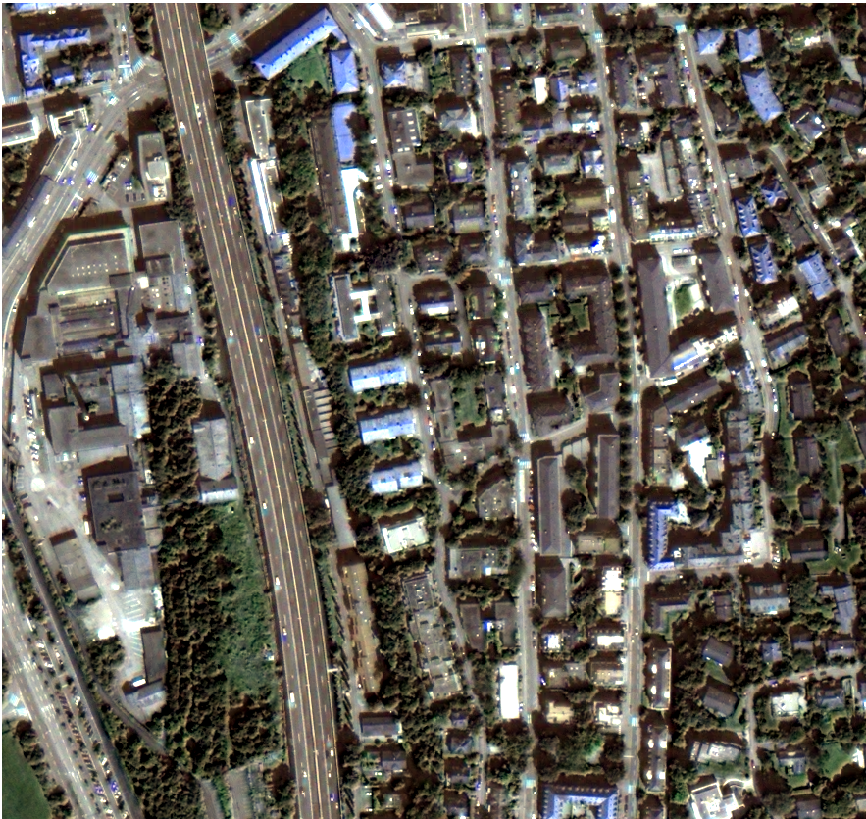
#> input picture Input_Image/Input_image_01.png, 866 x 819 px; its folder holds only this picture in this run
$ python -i predefined.py   (imports and definitions only)
#> lines starting #> are read from the running program, lines starting #| are printed output that depends on the picture
from pynq import Overlay, allocate
from PIL import Image
import numpy as np
import matplotlib.pyplot as plt

# [1 line that did not run here, left out]

# [1 line that did not run here, left out]
# [1 line that did not run here, left out]
# [1 line that did not run here, left out]
# [1 line that did not run here, left out]

# [1 line that did not run here, left out]

WIDTH = 256
HEIGHT = 256
SIZE = WIDTH * HEIGHT

# [4 lines that did not run here, left out]

# [4 lines that did not run here, left out]

# [1 line not run here, left out]

input_img = None


def input_image(filename):

#> called with filename = '../Input_Image/Input_image_01.png'
    global input_img

    input_img = Image.open(filename).convert("RGB")
    input_img = input_img.resize((WIDTH, HEIGHT))
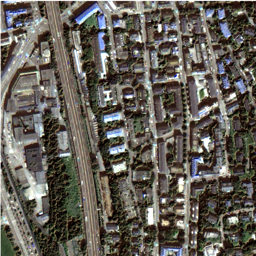
#> input_img: PIL image 256x256 RGB; mean R, G, B 99.4, 94.8, 86.9

    gray = input_img.convert("L")
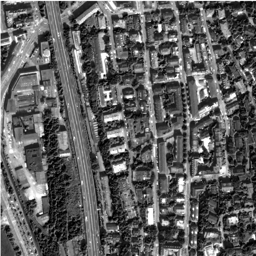
#> gray: PIL image 256x256 L; min 0, max 255, mean 95.3

    data = np.array(
        gray,
        dtype=np.uint8
    )

#> (the run stopped early here; a loop or call above may not have finished)

$ run again, on Input_Image/Input_image_02.png
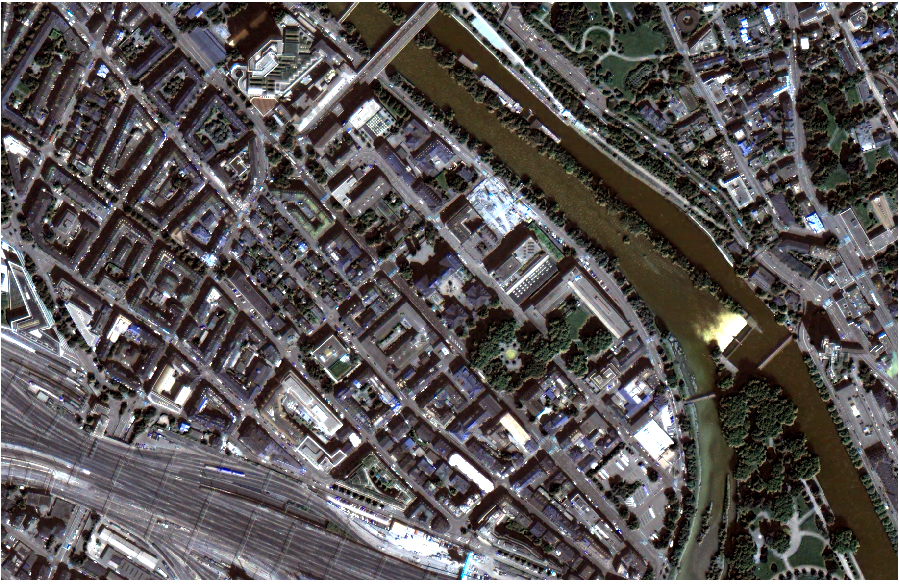
#> input picture Input_Image/Input_image_02.png, 899 x 585 px
#> in input_image, `input_img = input_img.resize((WIDTH, HEIGHT))`:
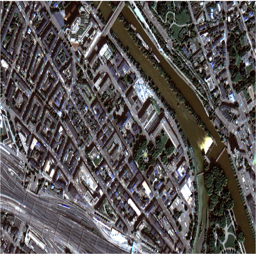
#> input_img: PIL image 256x256 RGB; mean R, G, B 89.8, 85.2, 85.4
#> in input_image, `gray = input_img.convert("L")`:
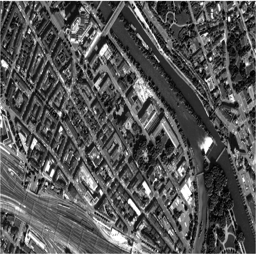
#> gray: PIL image 256x256 L; min 0, max 255, mean 86.6

$ run again, on Input_Image/Input_image_03.png
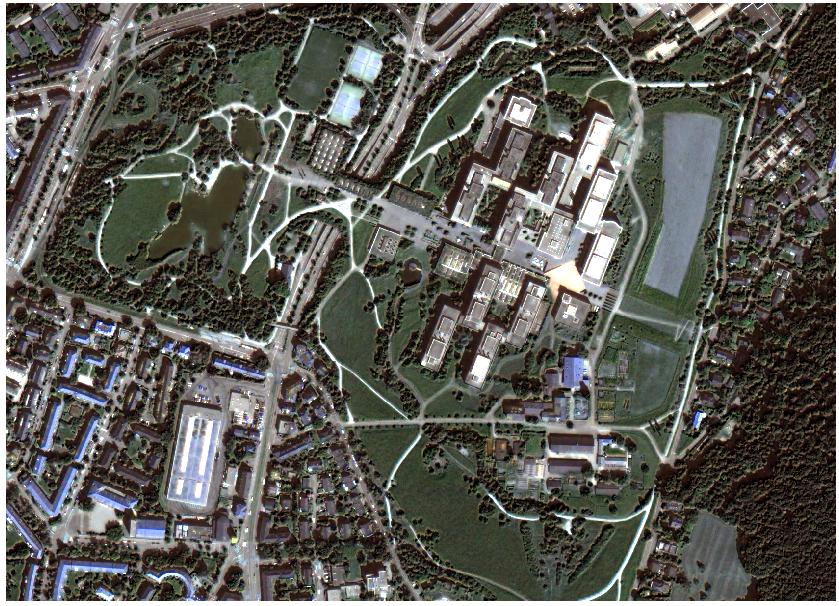
#> input picture Input_Image/Input_image_03.png, 839 x 606 px
#> in input_image, `input_img = input_img.resize((WIDTH, HEIGHT))`:
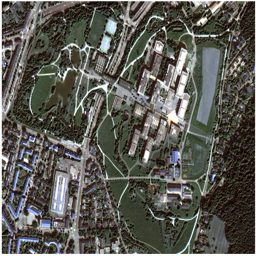
#> input_img: PIL image 256x256 RGB; mean R, G, B 91.2, 90.7, 84
#> in input_image, `gray = input_img.convert("L")`:
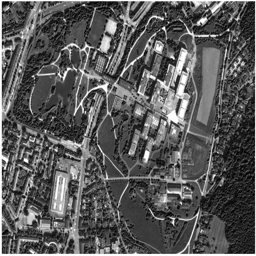
#> gray: PIL image 256x256 L; min 0, max 255, mean 90.1

$ run again, on Input_Image/Input_image_04.png
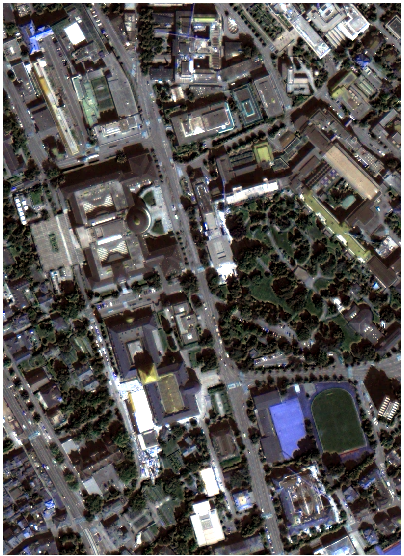
#> input picture Input_Image/Input_image_04.png, 404 x 556 px
#> in input_image, `input_img = input_img.resize((WIDTH, HEIGHT))`:
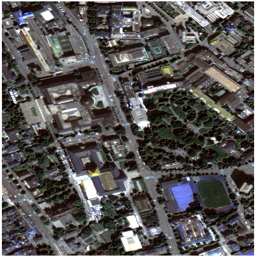
#> input_img: PIL image 256x256 RGB; mean R, G, B 88.6, 85.8, 84.9
#> in input_image, `gray = input_img.convert("L")`:
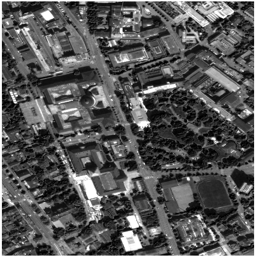
#> gray: PIL image 256x256 L; min 0, max 255, mean 86.5
